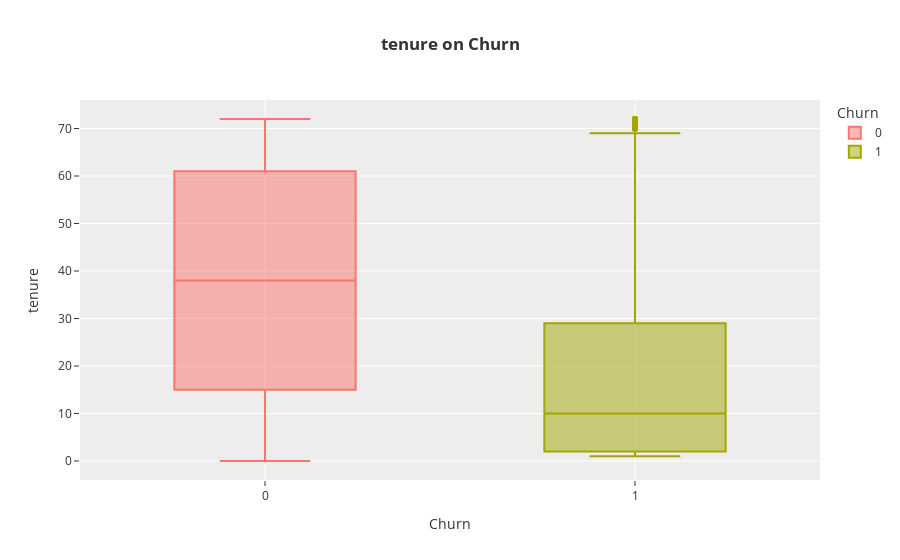

This figure's notebook cell:
### Markdown cell above
Berdasarkan visualisasi di atas, diketahui bahwa metode pembayaran ada 4 metode, yaitu : 
- Electronic check
- Mailed check
- Bank transfer
- Credit card

Metode pembayaran yang paling banyak dipilih client adalah electronic check yaitu sebesar 33.6%

### Code cell
px.box(df_clean,x='Churn',y='tenure',
       color='Churn',template='ggplot2',
       labels={'Churn':'Churn',
               'tenure':'tenure'},
       title="<b>tenure on Churn")

### Figure 1 — Plotly figure (JSON) as saved in the notebook; plotly's stock layout.template omitted (floating-point values rounded to 4 significant figures; data arrays with more than 128 entries replaced by an {"elided": "..."} marker saying what was removed)
{"data": [{"alignmentgroup": "True", "hovertemplate": "Churn=%{x}<br>tenure=%{y}<extra></extra>", "legendgroup": "0", "marker": {"color": "#F8766D"}, "name": "0", "notched": false, "offsetgroup": "0", "orientation": "v", "showlegend": true, "type": "box", "x": {"elided": "5164 int values"}, "x0": " ", "xaxis": "x", "y": {"elided": "5164 int values"}, "y0": " ", "yaxis": "y"}, {"alignmentgroup": "True", "hovertemplate": "Churn=%{x}<br>tenure=%{y}<extra></extra>", "legendgroup": "1", "marker": {"color": "#A3A500"}, "name": "1", "notched": false, "offsetgroup": "1", "orientation": "v", "showlegend": true, "type": "box", "x": {"elided": "1857 int values"}, "x0": " ", "xaxis": "x", "y": {"elided": "1857 int values"}, "y0": " ", "yaxis": "y"}], "layout": {"boxmode": "overlay", "legend": {"title": {"text": "Churn"}, "tracegroupgap": 0}, "title": {"text": "<b>tenure on Churn"}, "xaxis": {"anchor": "y", "categoryarray": [0, 1], "categoryorder": "array", "domain": [0, 1], "title": {"text": "Churn"}}, "yaxis": {"anchor": "x", "domain": [0, 1], "title": {"text": "tenure"}}}}
